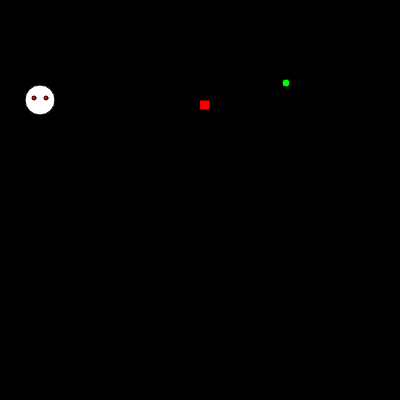
Frame 1 (no input)
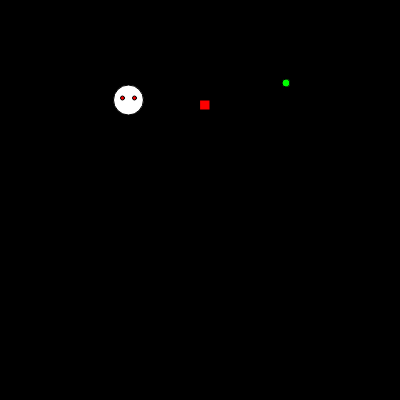
Frame 60 (no input)
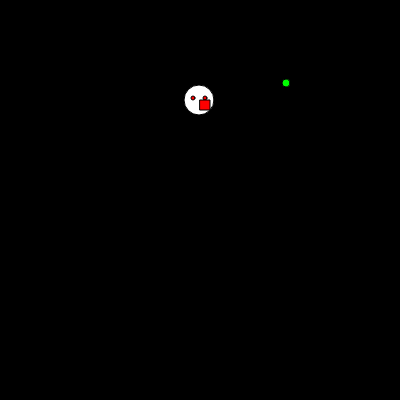
Frame 120 (the mouse pressed at the canvas centre since frame 60)

The p5.js sketch that drew these frames (run headless with seeded random() and noise() and a simulated clock; from frame 60 on, the mouse is pressed at the canvas centre):

// p5.js sketch
// ── sketch.js
let creatureOne;
let player;

let buttonUp;
let buttonDown;
let buttonLeft;
let buttonRight;
let buttonContainer;

let food;

function setup() {
  //resize canvas upon eating food
  createCanvas(400, 400);
  player = new Player(10, 10, 200, 100);
  creatureOne = new Creature(30, 40, 100);
  food = new Food(round(random(0, width)), round(random(0, height)));
  drawGUI();
}

function draw() {
  background(0);
  player.controlMovement();
  player.screenWrap();
  creatureOne.drawCreature();
  creatureOne.followPlayer();
  player.drawPlayer();
  food.drawFood();
  creatureOne.eatFood();
}

function drawGUI() {
  buttonContainer = createDiv();
  buttonUp = createButton("up").parent(buttonContainer);
  buttonDown = createButton("down").parent(buttonContainer);;
  buttonLeft = createButton("left").parent(buttonContainer);;
  buttonRight = createButton("right").parent(buttonContainer);

  buttonContainer.style("display", "flex");
  buttonContainer.style("max-width", "400px");
  buttonContainer.style("justify-content", "center");
}


// ── creature.js
class Creature {
    constructor(diam, xPos, yPos) {
        this.diam = diam;
        this.xPos = xPos;
        this.yPos = yPos;
        this.location = [this.xPos, this.yPos];
    }

    drawCreature() {
        fill(255);
        ellipse(this.xPos, this.yPos, this.diam);
        fill(255, 0, 0);
        ellipse(this.xPos - 6, this.yPos - 2, 4);
        ellipse(this.xPos + 6, this.yPos - 2, 4);
    }

    followPlayer() {
        this.location = [this.xPos, this.yPos];
        console.log(this.location);
        if (this.xPos < player.xPos) {
            this.xPos += 1.5;
        }
        if (this.xPos > player.xPos) {
            this.xPos -= 1.5;
        }
        if (this.yPos < player.yPos) {
            this.yPos += 1.5;
        }
        if (this.yPos > player.yPos) {
            this.yPos -= 1.5;
        }
    }

    eatFood() {
        if (this.xPos + this.diam / 2 - food.x > 0 && this.xPos + this.diam / 2 - food.x < 3) {
            console.log("eat");
        }
    }
}

// ── food.js
class Food {
    constructor(x, y) {
        this.x = x;
        this.y = y;
    }
    drawFood() {
        fill(0, 255, 0);
        ellipse(this.x, this.y, 8);
    }
}
// ── player.js
class Player {
    constructor(x, y, xPos, yPos) {
        this.x = x;
        this.y = y;
        this.xPos = xPos;
        this.yPos = yPos;
    }

    drawPlayer() {
        rect(this.xPos, this.yPos, this.x, this.y);
    }

    controlMovement() {
        if (keyIsDown(87)) {
            this.yPos--;
        }
        if (keyIsDown(83)) {
            this.yPos++;
        }
        if (keyIsDown(65)) {
            this.xPos--;
        }
        if (keyIsDown(68)) {
            this.xPos++;
        }
    }

    screenWrap() {
        if (this.xPos > width) {
            this.xPos = 0;
        }
        if (this.xPos < 0 - this.x) {
            this.xPos = width - 1;
        }
        if (this.yPos > height) {
            this.yPos = 0;
        }
        if (this.yPos < 0 - this.x) {
            this.yPos = height - 1;
        }
    }
}
